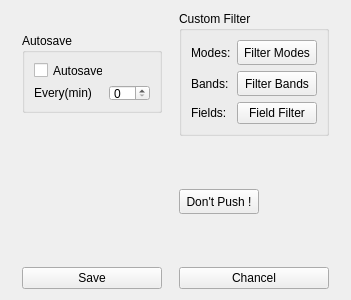
<?xml version="1.0" encoding="UTF-8"?>
<ui version="4.0">
 <class>Widget</class>
 <widget class="QWidget" name="Widget">
  <property name="geometry">
   <rect>
    <x>0</x>
    <y>0</y>
    <width>351</width>
    <height>300</height>
   </rect>
  </property>
  <property name="sizePolicy">
   <sizepolicy hsizetype="Fixed" vsizetype="Fixed">
    <horstretch>0</horstretch>
    <verstretch>0</verstretch>
   </sizepolicy>
  </property>
  <property name="minimumSize">
   <size>
    <width>351</width>
    <height>300</height>
   </size>
  </property>
  <property name="windowTitle">
   <string>Widget</string>
  </property>
  <layout class="QGridLayout" name="gridLayout_3">
   <item row="0" column="0">
    <widget class="QGroupBox" name="gb_auto_save">
     <property name="maximumSize">
      <size>
       <width>140</width>
       <height>80</height>
      </size>
     </property>
     <property name="title">
      <string>Autosave</string>
     </property>
     <layout class="QGridLayout" name="gridLayout">
      <item row="1" column="0">
       <widget class="QLabel" name="label_2">
        <property name="text">
         <string>Every(min)</string>
        </property>
       </widget>
      </item>
      <item row="1" column="1">
       <widget class="QSpinBox" name="cb_autosave_interval">
        <property name="maximumSize">
         <size>
          <width>50</width>
          <height>16777215</height>
         </size>
        </property>
        <property name="maximum">
         <number>59</number>
        </property>
       </widget>
      </item>
      <item row="0" column="0">
       <widget class="QCheckBox" name="cb_autosave">
        <property name="maximumSize">
         <size>
          <width>80</width>
          <height>16777215</height>
         </size>
        </property>
        <property name="text">
         <string>Autosave</string>
        </property>
       </widget>
      </item>
     </layout>
    </widget>
   </item>
   <item row="0" column="2">
    <widget class="QGroupBox" name="groupBox">
     <property name="minimumSize">
      <size>
       <width>141</width>
       <height>122</height>
      </size>
     </property>
     <property name="title">
      <string>Custom Filter</string>
     </property>
     <layout class="QGridLayout" name="gridLayout_2">
      <item row="2" column="1">
       <widget class="QPushButton" name="pb_bands_filter">
        <property name="minimumSize">
         <size>
          <width>75</width>
          <height>25</height>
         </size>
        </property>
        <property name="maximumSize">
         <size>
          <width>16777215</width>
          <height>25</height>
         </size>
        </property>
        <property name="font">
         <font>
          <pointsize>9</pointsize>
         </font>
        </property>
        <property name="text">
         <string>Filter Bands</string>
        </property>
       </widget>
      </item>
      <item row="2" column="0">
       <widget class="QLabel" name="lb_bands">
        <property name="minimumSize">
         <size>
          <width>40</width>
          <height>25</height>
         </size>
        </property>
        <property name="maximumSize">
         <size>
          <width>16777215</width>
          <height>25</height>
         </size>
        </property>
        <property name="font">
         <font>
          <pointsize>9</pointsize>
         </font>
        </property>
        <property name="text">
         <string>Bands:</string>
        </property>
       </widget>
      </item>
      <item row="1" column="1">
       <widget class="QPushButton" name="pb_modes_filter">
        <property name="minimumSize">
         <size>
          <width>75</width>
          <height>25</height>
         </size>
        </property>
        <property name="maximumSize">
         <size>
          <width>16777215</width>
          <height>25</height>
         </size>
        </property>
        <property name="font">
         <font>
          <pointsize>9</pointsize>
         </font>
        </property>
        <property name="text">
         <string>Filter Modes</string>
        </property>
       </widget>
      </item>
      <item row="3" column="0">
       <widget class="QLabel" name="lb_fields">
        <property name="text">
         <string>Fields:</string>
        </property>
       </widget>
      </item>
      <item row="1" column="0">
       <widget class="QLabel" name="lb_modes">
        <property name="minimumSize">
         <size>
          <width>40</width>
          <height>25</height>
         </size>
        </property>
        <property name="maximumSize">
         <size>
          <width>16777215</width>
          <height>25</height>
         </size>
        </property>
        <property name="font">
         <font>
          <pointsize>9</pointsize>
         </font>
        </property>
        <property name="text">
         <string>Modes:</string>
        </property>
       </widget>
      </item>
      <item row="3" column="1">
       <widget class="QPushButton" name="pb_fields_filter">
        <property name="text">
         <string>Field Filter</string>
        </property>
       </widget>
      </item>
     </layout>
    </widget>
   </item>
   <item row="1" column="0">
    <spacer name="verticalSpacer">
     <property name="orientation">
      <enum>Qt::Vertical</enum>
     </property>
     <property name="sizeHint" stdset="0">
      <size>
       <width>20</width>
       <height>40</height>
      </size>
     </property>
    </spacer>
   </item>
   <item row="2" column="0">
    <widget class="QPushButton" name="pb_save">
     <property name="text">
      <string>Save</string>
     </property>
    </widget>
   </item>
   <item row="1" column="2">
    <widget class="QPushButton" name="pb_DEV">
     <property name="minimumSize">
      <size>
       <width>80</width>
       <height>25</height>
      </size>
     </property>
     <property name="maximumSize">
      <size>
       <width>80</width>
       <height>25</height>
      </size>
     </property>
     <property name="font">
      <font>
       <pointsize>9</pointsize>
      </font>
     </property>
     <property name="text">
      <string>Don't Push !</string>
     </property>
    </widget>
   </item>
   <item row="2" column="2">
    <widget class="QPushButton" name="pb_chancel">
     <property name="text">
      <string>Chancel</string>
     </property>
    </widget>
   </item>
  </layout>
 </widget>
 <resources/>
 <connections/>
</ui>
